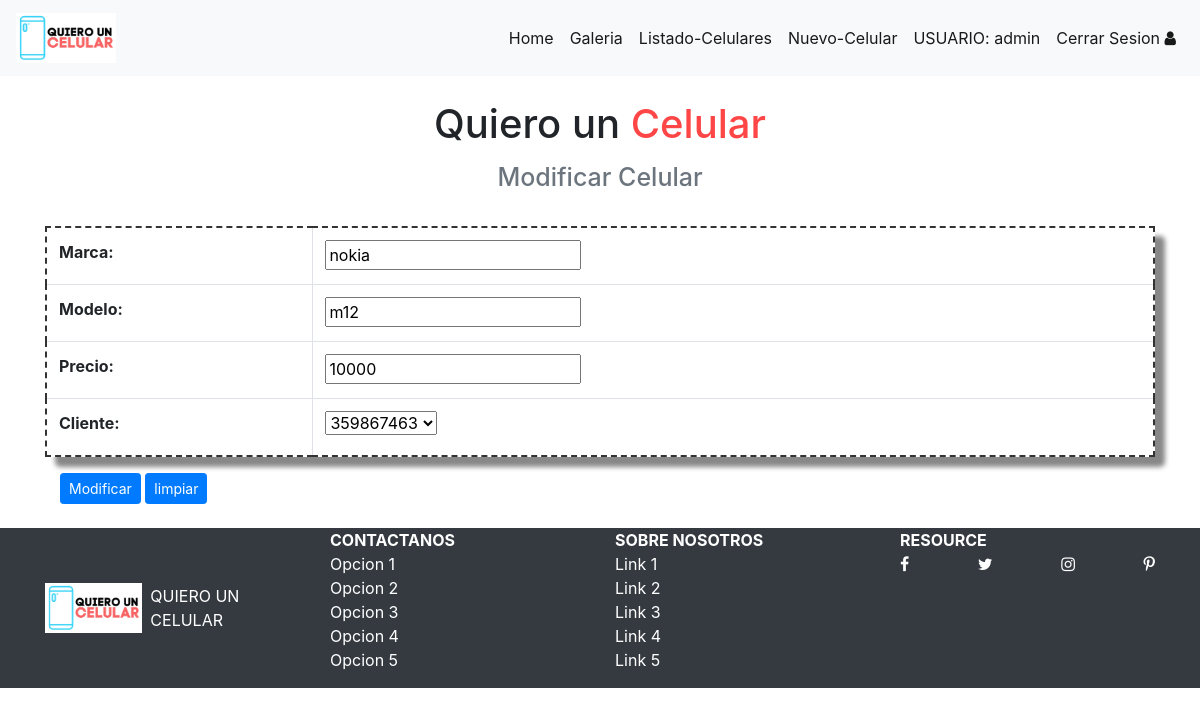
The page /modificar-celular/7/ (signed in) on the database its author committed.
### core/models.py (models this page shows, shortened)
class Celular(models.Model):
    marca = models.CharField(max_length=40)
    modelo = models.CharField(max_length=50)
    precio = models.IntegerField()
    cliente = models.ForeignKey(Cliente,on_delete=CASCADE)

### core/views.py (the view)
# urls.py: path('modificar-celular/<id>/', modificar_celular, name="modificar_celular"),
@permission_required('core.change_celular')
def modificar_celular(request,id):
    celular = Celular.objects.get(id = id)
    data = {
      'form':CelularForm(instance = celular)
    }
    if request.method == 'POST':
        formulario = CelularForm(data = request.POST, instance=celular)
        if formulario.is_valid():
            formulario.save()
            data['mensaje'] = 'celular modificada correctamente'
            data['form'] = formulario
    return render(request, 'core/modificar_celular.html', data)

### core/form.py
class CelularForm(ModelForm):
    class Meta:
        model = Celular
        fields = ['marca','modelo','precio','cliente']

### core/models.py (called while the page is built)
    def __str__(self):
        return self.rut

### core/templates/core/modificar_celular.html (shortened to what this page needs)
{% extends 'core/base.html' %}
{% block contenido %}
<div class="container">
    <br>
    <h1 class="text-center"> Quiero un <span class="color-celular">Celular</span> </h1>
    <h2 class="text-center"><span class="text-muted tamaño">Modificar Celular</span> </h2>
    <br>
</div>
<div class="container">
    <form action="" method="POST">
        <table class="table table-bordered tabla">
        {{ form.as_table  }}
        </table>
        <div class="container">
            <input type="submit" value="Modificar"class="btn btn-primary btn-sm"  >
            <input type="reset" value="limpiar" class="btn btn-primary btn-sm" >
        </div>
    </form>
     <br>
</div>
{%   endblock  %}

### core/templates/core/base.html (shortened to what this page needs)
<!doctype html>
<html lang="en">
<head>
    {% load static %}
    <link rel="stylesheet" href="https://cdn.jsdelivr.net/npm/bootstrap@4.5.3/dist/css/bootstrap.min.css"
>
    <link rel="stylesheet" href="https://stackpath.bootstrapcdn.com/font-awesome/4.7.0/css/font-awesome.min.css">
    <link rel="stylesheet" href="{% static 'core/'%}css/estilo.css">
    <link rel="stylesheet" href="{% static 'core/'%}css/jquery.fancybox.min.css"
</head>
<body>
    <nav class="navbar navbar-expand-lg navbar-light bg-light   ">
        <a class="navbar-brand display-1" href="#">
            <img src="{% static 'core/'%}img/imagen.png" alt="" width="100px" height="50px">
        </a>
        <div class="collapse navbar-collapse" id="navbar">
            <ul class="navbar-nav ml-auto ">
                <li class="nav-item active ">
                    <a class="nav-link " href="{% url 'home'  %}">Home </a>
                </li>
                <li class="nav-item active ">
                    <a class="nav-link " href="{% url 'galeria' %}">Galeria </a>
                </li>
                <li class="nav-item active ">
                    <a class="nav-link " href="{% url 'listado_celulares' %}">Listado-Celulares </a>
                </li>
                {% if user.is_authenticated  %}
                <li class="nav-item active ">
                    <a class="nav-link " href="{% url 'nuevo_celular' %}">Nuevo-Celular </a>
                </li>
                <li class="nav-item active ">
                    <a class="nav-link " href="#"> USUARIO: {{ user.username  }}</a>
                </li>
                <li class="nav-item active ">
                    <a class="nav-link " href="{% url 'logout'  %}"> Cerrar Sesion
                        <i class="fa fa-user" ></i>
                    </a>
                </li>
                {% else %}
                  <li class="nav-item active ">
                     <a class="nav-link " href="{% url 'login'  %}">Inicio Sesion
                        <i class="fa fa-user" ></i>
                     </a>
                  </li>
                {% endif %}
            </ul>
        </div>
    </nav>
    <div class="contenido">
        {% block contenido %}
        {% endblock  %}
    </div>
    <footer class="bg-dark text-white ">
        <div class="container ">
            <nav class="row">
                <a href="#" class="col-3 text-reset text-uppercase d-flex align-items-center">
                    <img src="{% static 'core/'%}img/imagen.png" alt="logo-footer" class="img-logo mr-2">
                    Quiero un Celular
                </a>
                <ul class="col-3 list-unstyled">
                    <li class="font-weight-bold text-uppercase">CONTACTANOS</li>
                    <li><a href="" class="text-reset">Opcion 1</a></li>
                    <li><a href="" class="text-reset">Opcion 2</a></li>
                    <li><a href="" class="text-reset">Opcion 3</a></li>
                    <li><a href="" class="text-reset">Opcion 4</a></li>
                    <li><a href="" class="text-reset">Opcion 5</a></li>
                </ul>
                <ul class="col-3 list-unstyled">
                    <li class="font-weight-bold text-uppercase">Sobre Nosotros</li>
                    <li><a href="" class="text-reset">Link 1</a></li>
                    <li><a href="" class="text-reset">Link 2</a></li>
                    <li><a href="" class="text-reset">Link 3</a></li>
                    <li><a href="" class="text-reset">Link 4</a></li>
                    <li><a href="" class="text-reset">Link 5</a></li>
                </ul>
                <ul class="col-3 list-unstyled">
                    <li class="font-weight-bold text-uppercase">Resource</li>
                    <li class="d-flex justify-content-between">
                        <a href="#" class="text-reset">
                            <i class="fa fa-facebook" aria-hidden="true"></i>
                        </a>
                        <a href="#" class="text-reset">
                            <i class="fa fa-twitter" aria-hidden="true"></i>
                        </a>
                        <a href="#" class="text-reset">
                            <i class="fa fa-instagram" aria-hidden="true"></i>
                        </a>
                        <a href="#" class="text-reset">
                            <i class="fa fa-pinterest-p" aria-hidden="true"></i>
                        </a>
                    </li>
                </ul>
            </nav>
        </div>
    </footer>
</body>
</html>

### core/static/core/css/estilo.css (style rules this page uses)
.img-logo { width: 100px; height: 50px; }
.tamaño { font-weight: 400px; font-size: 25px; }
.color-celular { color: #ff4646; }
.tabla { box-shadow: 10px 10px 5px #888; border: 2px dashed #333; border-radius: 5px; }

### rows shown on the page
Celular: marca "nokia", modelo "m12", precio "10000", cliente "359867463"

### other values the page prints
{{ user.username }} "admin"
